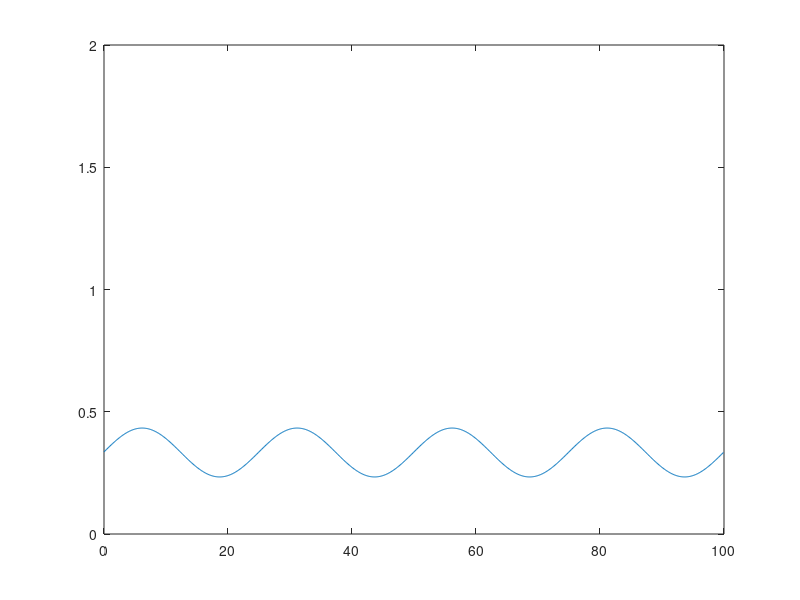

Write the MATLAB code that produced this figure. (Note: this script raises an error after producing the figure.)
%Set up 

%model (As in Gandhi et al)
D = 10; %Seed dispersal rate - Something funky going on here
L = 4; %Evap Rate
M = 1.8; %Mortality Rate
J = 0.003; %Water Use Efficiency
V = 63; %Advection Rate
R = 100; %Transpiration Rate
P = 272; %Precip rate (in 240<P<272 range for pattern formation

%Finite difference parameters
tmax = 5000; %number of timesteps to run
xmax = 1000; %number of gridpoints in space
dt = 0.01; %Timestep size
dx = 0.1; %Grid resolution
xax = linspace(0,(xmax-1)*dx,xmax);
domlength = xmax*dx;

%Preallocating size of W,B
W = zeros(tmax,xmax);
B=W;
Bsum = B(:,1);

% %DBCs
% Wx0 = 0; 
% Bx0 = 0.5; 

%ICs (perturbations about equilibrium
Beq = 0.5*(P*J/M + sqrt((P*J/M)^2-4*L/R)); 
Weq = M/(J*R*Beq);

    %Impulse ICs
%     W(1,1) = 2;
%     B(1,1) = 2;

for j = 1:xmax

%         %Uniform Noisy ICs
%         B(1,j) = 0.3 + (0.3*rand-0.15); % Initial vegetation density
%         W(1,j) = 0.3 + (0.3*rand-0.15); % Initial water concentration

%             Periodic ICs
            
             B(1,j) = Beq + 0.1*(sin(2*pi*4*j/xmax)); % Initial vegetation density
             W(1,j) = Weq + 0.1*(sin(2*pi*4*j/xmax)); % Initial water concentration

%             B(1,j) = Beq + 0.01*(rand(1)-1/2); % Initial vegetation density
%             W(1,j) = Weq + 0.01*(rand(1)-1/2); % Initial water concentration
            

%         %Step ICs
%         if j<xmax/2
%             B(1,j) = 0.3;
%             W(1,j) = 0.3;
%         else
%             B(1,j) = 0.45;
%             W(1,j) = 0.45;
%         end

end

%Keeping note of total biomass
Bsum(1) = sum(B(1,:))/xmax;

    figure(1)
    clf
    fig1 = gca;
    pl1 = plot(fig1,xax,B(1,:));
    
    ylim([0 2])
    drawnow

%Initialise the matrices

lambda = dt*V/dx;
mu = D*dt/(dx^2);

lambdaMat = diag(repmat(1+lambda,xmax,1)) + diag(repmat(-lambda,xmax-1,1),1);
lambdaMat(xmax,1) = -lambda;
lambdaMatInv = lambdaMat^-1;

muMat = diag(repmat(1+2*mu,xmax,1)) + diag(repmat(-mu,xmax-1,1),1) + diag(repmat(-mu,xmax-1,1),-1);
muMat(xmax,1) = -mu;
muMat(1,xmax) = -mu;
muMatInv = muMat^-1;


for i = 2:tmax
    %P = 270-i/1000; %linearly decreasing P option
    Wrow = W(i-1,:);
    Brow = B(i-1,:);
    W(i,:) = (lambdaMatInv*(Wrow + dt*(-L*Wrow - R*Wrow.*Brow.^2 + P))')';
    B(i,:) = (muMatInv*(Brow + dt*(J*R*Wrow.*Brow.^2 - M*Brow))')';

if mod(i,100) == 0
    pl1.YData = B(i,:); 
    drawnow
    i
end
Bsum(i) = sum(B(i,:))/xmax;
end

%Total biomass over time plot, interesting
figure(2)
fig2 = gca;
pl2 = plot(fig2,1:tmax,Bsum);
ylabel('Total Biomass')
xlabel('Time')
title('Total Biomass Over Time')



        
